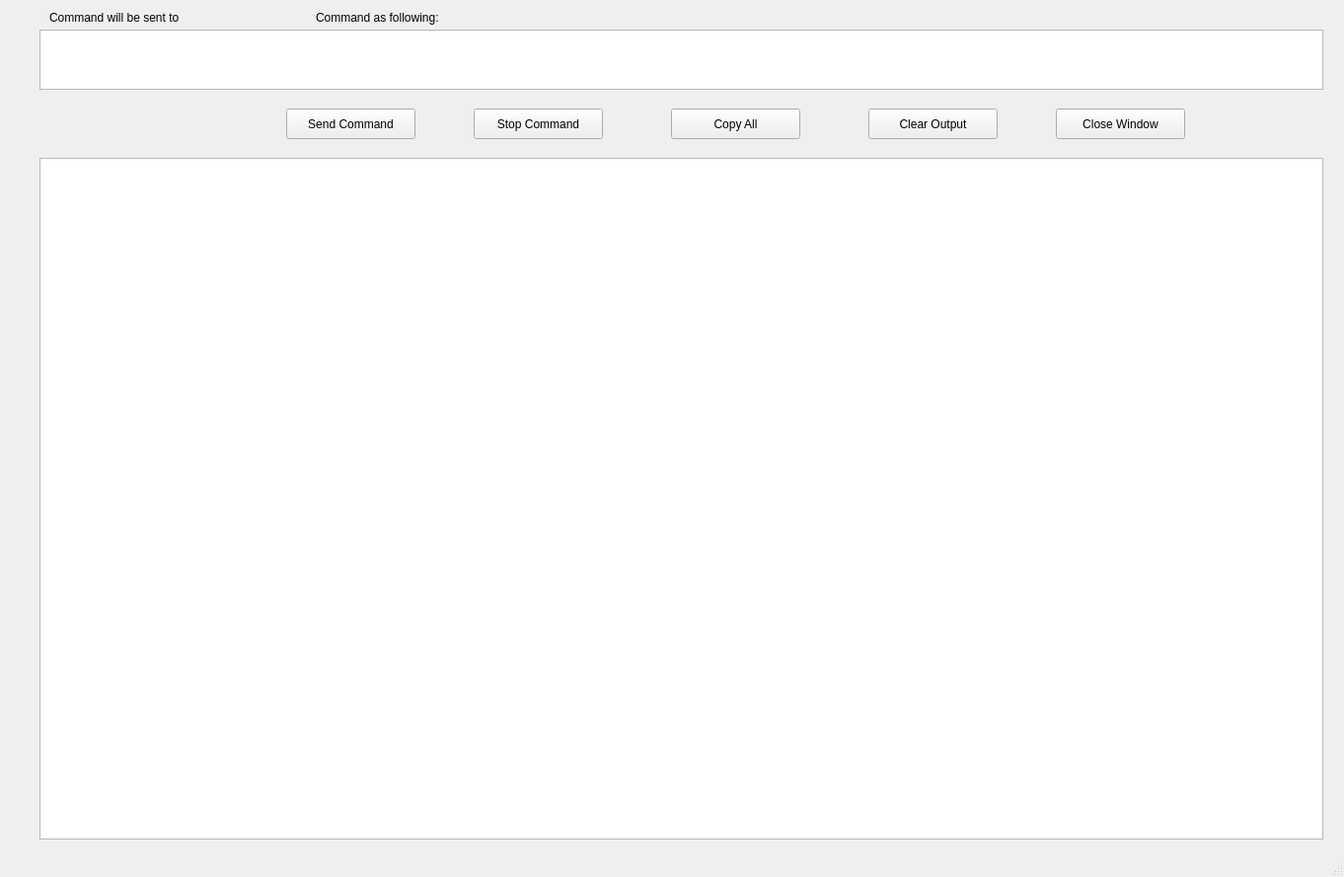
<?xml version="1.0" encoding="UTF-8"?>
<ui version="4.0">
 <class>Show_Command</class>
 <widget class="QMainWindow" name="Show_Command">
  <property name="geometry">
   <rect>
    <x>0</x>
    <y>0</y>
    <width>1362</width>
    <height>889</height>
   </rect>
  </property>
  <property name="windowTitle">
   <string>Single Server</string>
  </property>
  <widget class="QWidget" name="centralwidget">
   <widget class="QTextEdit" name="textEdit_command">
    <property name="geometry">
     <rect>
      <x>40</x>
      <y>30</y>
      <width>1301</width>
      <height>61</height>
     </rect>
    </property>
   </widget>
   <widget class="QPushButton" name="pushButton_SendCommand">
    <property name="geometry">
     <rect>
      <x>290</x>
      <y>110</y>
      <width>131</width>
      <height>31</height>
     </rect>
    </property>
    <property name="text">
     <string>Send Command</string>
    </property>
   </widget>
   <widget class="QPushButton" name="pushButton_Close">
    <property name="geometry">
     <rect>
      <x>1070</x>
      <y>110</y>
      <width>131</width>
      <height>31</height>
     </rect>
    </property>
    <property name="text">
     <string>Close Window</string>
    </property>
   </widget>
   <widget class="QTextEdit" name="textEdit_SSHoutput">
    <property name="geometry">
     <rect>
      <x>40</x>
      <y>160</y>
      <width>1301</width>
      <height>691</height>
     </rect>
    </property>
   </widget>
   <widget class="QLabel" name="label_will_sent_to">
    <property name="geometry">
     <rect>
      <x>50</x>
      <y>10</y>
      <width>131</width>
      <height>16</height>
     </rect>
    </property>
    <property name="text">
     <string>Command will be sent to : </string>
    </property>
   </widget>
   <widget class="QLabel" name="label_server">
    <property name="geometry">
     <rect>
      <x>180</x>
      <y>10</y>
      <width>121</width>
      <height>16</height>
     </rect>
    </property>
    <property name="text">
     <string/>
    </property>
   </widget>
   <widget class="QLabel" name="label_command_view">
    <property name="geometry">
     <rect>
      <x>320</x>
      <y>10</y>
      <width>131</width>
      <height>16</height>
     </rect>
    </property>
    <property name="text">
     <string>Command as following:</string>
    </property>
   </widget>
   <widget class="QPushButton" name="pushButton_ClearOutput">
    <property name="geometry">
     <rect>
      <x>880</x>
      <y>110</y>
      <width>131</width>
      <height>31</height>
     </rect>
    </property>
    <property name="text">
     <string>Clear Output</string>
    </property>
   </widget>
   <widget class="QLabel" name="label_caution">
    <property name="geometry">
     <rect>
      <x>20</x>
      <y>100</y>
      <width>261</width>
      <height>16</height>
     </rect>
    </property>
    <property name="text">
     <string/>
    </property>
   </widget>
   <widget class="QLabel" name="label_status">
    <property name="geometry">
     <rect>
      <x>60</x>
      <y>120</y>
      <width>171</width>
      <height>20</height>
     </rect>
    </property>
    <property name="text">
     <string/>
    </property>
   </widget>
   <widget class="QPushButton" name="pushButton_CopyOutput">
    <property name="geometry">
     <rect>
      <x>680</x>
      <y>110</y>
      <width>131</width>
      <height>31</height>
     </rect>
    </property>
    <property name="text">
     <string>Copy All</string>
    </property>
   </widget>
   <widget class="QPushButton" name="pushButton_StopCommand">
    <property name="geometry">
     <rect>
      <x>480</x>
      <y>110</y>
      <width>131</width>
      <height>31</height>
     </rect>
    </property>
    <property name="text">
     <string>Stop Command</string>
    </property>
   </widget>
  </widget>
  <widget class="QMenuBar" name="menubar">
   <property name="geometry">
    <rect>
     <x>0</x>
     <y>0</y>
     <width>1362</width>
     <height>21</height>
    </rect>
   </property>
  </widget>
  <widget class="QStatusBar" name="statusbar"/>
 </widget>
 <resources/>
 <connections/>
</ui>
